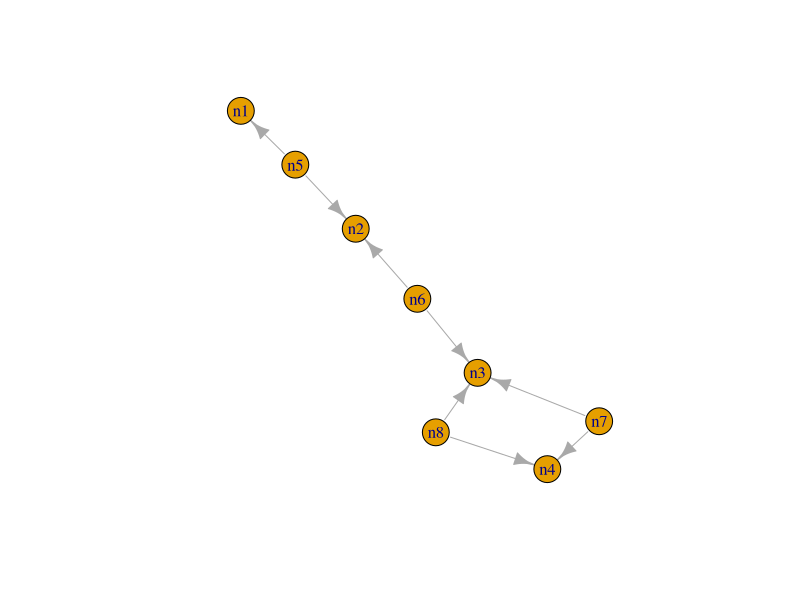

The R script that drew this image:
library(igraph)
library(tidyverse)

# Nodos del 1 al 4 son citados
# Nodos del 5 al 8 citan.

G=make_graph(c("n5","n1","n5","n2","n6","n2","n6","n3","n7","n3","n7","n4","n8","n3","n8","n4"),directed=TRUE)
plot(G)

M <- as_adjacency_matrix(G)
M <- matrix(M,nrow=8,ncol=8,
            dimnames=list(c("n5","n1","n2","n6","n3","n7","n4","n8"),
                          c("n5","n1","n2","n6","n3","n7","n4","n8")))

K <- t(M) %*% M
tt <- M %*% t(M)

MIdg <- max(degree(G,mode="in"))
MOdg <- max(degree(G,mode="out"))
gamma <- 1/(min(MIdg,MOdg))

# K---------------------------------------------------------------------
Kgamma <- K %*% solve(diag(8) - gamma*K)
Kgamma_results = data.frame()

for (i in 1:nrow(Kgamma)){
  Kgamma_newsum=sum(Kgamma[i,])
  Kgamma_results=rbind(Kgamma_results,Kgamma_newsum)
  rm(Kgamma_newsum)
}

Kgamma_results <- Kgamma_results %>%
  mutate(V=c("n5","n1","n2","n6","n3","n7","n4","n8"), .before=X0)
View(Kgamma_results)

# T---------------------------------------------------------------------

Tgamma <- tt %*% solve(diag(8) - gamma*tt)
Tgamma_results = data.frame()

for (i in 1:nrow(Tgamma)){
  Tgamma_newsum=sum(Tgamma[i,])
  Tgamma_results=rbind(Tgamma_results,Tgamma_newsum)
  rm(Tgamma_newsum)
}
Tgamma_results <- Tgamma_results %>%
  mutate(V=c("n5","n1","n2","n6","n3","n7","n4","n8"), .before=X.6)

#-----------------------------------------------------------------------
